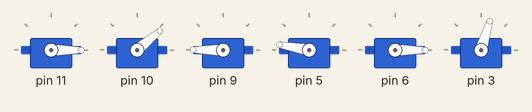
A sketch run on a simulated Arduino Uno, built with avr-gcc and run on an emulated ATmega328P. On the bench: 6 × servo.

Above: at 0.1 s.
At 7.9 s:
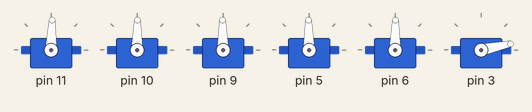
At 9.7 s:
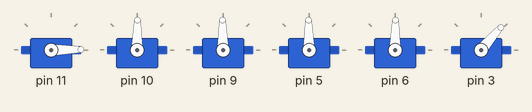
At 17.09 s:
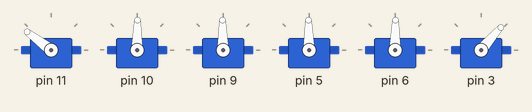
At 22.8 s:
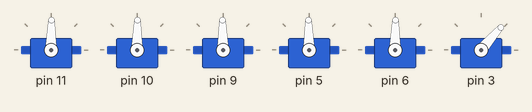
At 36.0 s:
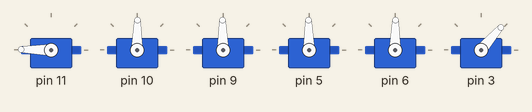
Timing chart, 0 to 40.0 s (numbered marks = the images above):
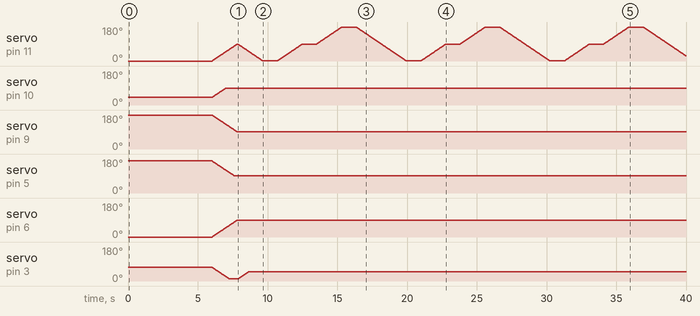

The sketch:

simpleMovements.ino
```cpp
/*
  simpleMovements.ino

 This  sketch simpleMovements shows how they move each servo motor of Braccio

 Created on 18 Nov 2015
 by Andrea Martino

 This example is in the public domain.
 */

#include <Braccio.h>
#include <Servo.h>

Servo base;
Servo shoulder;
Servo elbow;
Servo wrist_rot;
Servo wrist_ver;
Servo gripper;

void setup() {
  //Initialization functions and set up the initial position for Braccio
  //All the servo motors will be positioned in the "safety" position:
    //Base (M1):0 degrees
    //Shoulder (M2): 40 degrees
    //Elbow (M3): 180 degrees
    //Wrist vertical (M4): 170 degrees
    //Wrist rotation (M5): 0 degrees
    //gripper (M6): 73 degrees (closed)
  Braccio.begin();

  //Go Home
  Braccio.ServoMovement(20, 90, 90, 90, 90, 90, 10);
}

void loop() {
   /*
   Braccio.ServoMovement(step delay, M1, M2, M3, M4, M5, M6)

   Step Delay: a milliseconds delay between the movement of each servo.  Allowed values from 10 to 30 msec.
   M1 = base degrees. Allowed values from 0 to 180 degrees
   M2 = shoulder degrees. Allowed values from 15 to 165 degrees
   M3 = elbow degrees. Allowed values from 0 to 180 degrees
   M4 = wrist vertical degrees. Allowed values from 0 to 180 degrees
   M5 = wrist rotation degrees. Allowed values from 0 to 180 degrees
   M6 = gripper degrees. Allowed values from 10 to 73 degrees. 10: the toungue is open, 73: the gripper is closed.
  */

  //1.
  Braccio.ServoMovement(20, 0, 90, 90, 90, 90, 50);
  delay(1000); //Wait ms

  //2.
  Braccio.ServoMovement(20, 90, 90, 90, 90, 90, 50);
  delay(1000); //Wait ms

  //3.
  Braccio.ServoMovement(20, 180, 90, 90, 90, 90, 50);
  delay(1000); //Wait ms
}
```
